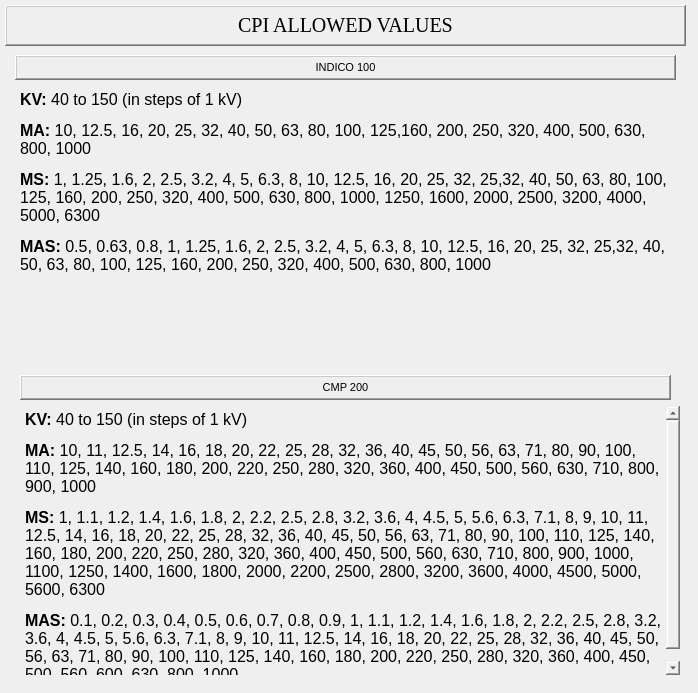
<?xml version="1.0" encoding="UTF-8"?>
<ui version="4.0">
 <class>MainWindow</class>
 <widget class="QMainWindow" name="MainWindow">
  <property name="geometry">
   <rect>
    <x>0</x>
    <y>0</y>
    <width>698</width>
    <height>693</height>
   </rect>
  </property>
  <property name="windowTitle">
   <string>OXFORD 960000 Series X-ray</string>
  </property>
  <widget class="QWidget" name="centralwidget">
   <widget class="caFrame" name="caframe">
    <property name="geometry">
     <rect>
      <x>0</x>
      <y>0</y>
      <width>721</width>
      <height>751</height>
     </rect>
    </property>
    <property name="background">
     <color>
      <red>156</red>
      <green>156</green>
      <blue>156</blue>
     </color>
    </property>
    <property name="backgroundMode">
     <enum>caFrame::Filled</enum>
    </property>
    <widget class="caLabel" name="calabel">
     <property name="geometry">
      <rect>
       <x>5</x>
       <y>5</y>
       <width>681</width>
       <height>41</height>
      </rect>
     </property>
     <property name="font">
      <font>
       <family>Times New Roman</family>
       <pointsize>15</pointsize>
       <weight>50</weight>
       <bold>false</bold>
      </font>
     </property>
     <property name="frameShape">
      <enum>QFrame::WinPanel</enum>
     </property>
     <property name="frameShadow">
      <enum>QFrame::Raised</enum>
     </property>
     <property name="lineWidth">
      <number>1</number>
     </property>
     <property name="midLineWidth">
      <number>1</number>
     </property>
     <property name="text">
      <string>CPI ALLOWED VALUES</string>
     </property>
     <property name="alignment">
      <set>Qt::AlignCenter</set>
     </property>
     <property name="foreground">
      <color>
       <red>0</red>
       <green>0</green>
       <blue>0</blue>
      </color>
     </property>
     <property name="background">
      <color>
       <red>169</red>
       <green>209</green>
       <blue>239</blue>
      </color>
     </property>
    </widget>
    <widget class="caLabel" name="calabel_2">
     <property name="geometry">
      <rect>
       <x>15</x>
       <y>55</y>
       <width>661</width>
       <height>25</height>
      </rect>
     </property>
     <property name="font">
      <font>
       <pointsize>8</pointsize>
       <weight>50</weight>
       <bold>false</bold>
      </font>
     </property>
     <property name="frameShape">
      <enum>QFrame::WinPanel</enum>
     </property>
     <property name="frameShadow">
      <enum>QFrame::Raised</enum>
     </property>
     <property name="lineWidth">
      <number>5</number>
     </property>
     <property name="text">
      <string>INDICO 100</string>
     </property>
     <property name="alignment">
      <set>Qt::AlignCenter</set>
     </property>
     <property name="foreground">
      <color>
       <red>85</red>
       <green>170</green>
       <blue>0</blue>
      </color>
     </property>
     <property name="background">
      <color>
       <red>70</red>
       <green>70</green>
       <blue>70</blue>
      </color>
     </property>
    </widget>
    <widget class="caGraphics" name="cagraphics_2">
     <property name="geometry">
      <rect>
       <x>5</x>
       <y>50</y>
       <width>681</width>
       <height>315</height>
      </rect>
     </property>
     <property name="foreground">
      <color>
       <red>105</red>
       <green>105</green>
       <blue>105</blue>
      </color>
     </property>
     <property name="linestyle" stdset="0">
      <enum>caGraphics::Solid</enum>
     </property>
     <property name="fillstyle" stdset="0">
      <enum>caGraphics::Filled</enum>
     </property>
     <property name="lineSize">
      <number>2</number>
     </property>
     <property name="lineColor">
      <color>
       <red>0</red>
       <green>0</green>
       <blue>0</blue>
      </color>
     </property>
    </widget>
    <widget class="caLabel" name="calabel_3">
     <property name="geometry">
      <rect>
       <x>20</x>
       <y>375</y>
       <width>651</width>
       <height>25</height>
      </rect>
     </property>
     <property name="font">
      <font>
       <pointsize>8</pointsize>
       <weight>50</weight>
       <bold>false</bold>
      </font>
     </property>
     <property name="frameShape">
      <enum>QFrame::WinPanel</enum>
     </property>
     <property name="frameShadow">
      <enum>QFrame::Raised</enum>
     </property>
     <property name="lineWidth">
      <number>5</number>
     </property>
     <property name="text">
      <string>CMP 200</string>
     </property>
     <property name="alignment">
      <set>Qt::AlignCenter</set>
     </property>
     <property name="foreground">
      <color>
       <red>85</red>
       <green>170</green>
       <blue>0</blue>
      </color>
     </property>
     <property name="background">
      <color>
       <red>70</red>
       <green>70</green>
       <blue>70</blue>
      </color>
     </property>
    </widget>
    <widget class="QTextBrowser" name="textBrowser">
     <property name="geometry">
      <rect>
       <x>15</x>
       <y>85</y>
       <width>661</width>
       <height>271</height>
      </rect>
     </property>
     <property name="styleSheet">
      <string notr="true">background-color: rgb(105, 105, 105, 0);</string>
     </property>
     <property name="html">
      <string>&lt;!DOCTYPE HTML PUBLIC &quot;-//W3C//DTD HTML 4.0//EN&quot; &quot;http://www.w3.org/TR/REC-html40/strict.dtd&quot;&gt;
&lt;html&gt;&lt;head&gt;&lt;meta name=&quot;qrichtext&quot; content=&quot;1&quot; /&gt;&lt;style type=&quot;text/css&quot;&gt;
p, li { white-space: pre-wrap; }
&lt;/style&gt;&lt;/head&gt;&lt;body style=&quot; font-family:'MS Shell Dlg 2'; font-size:7.8pt; font-weight:400; font-style:normal;&quot;&gt;
&lt;p style=&quot; margin-top:12px; margin-bottom:12px; margin-left:0px; margin-right:0px; -qt-block-indent:0; text-indent:0px;&quot;&gt;&lt;span style=&quot; font-family:'Arial,sans-serif'; font-size:12pt; font-weight:600; color:#000000;&quot;&gt;KV:&lt;/span&gt;&lt;span style=&quot; font-family:'Arial,sans-serif'; font-size:12pt; color:#000000;&quot;&gt; 40 to 150 (in steps of 1 kV)&lt;/span&gt;&lt;/p&gt;
&lt;p style=&quot; margin-top:12px; margin-bottom:12px; margin-left:0px; margin-right:0px; -qt-block-indent:0; text-indent:0px;&quot;&gt;&lt;span style=&quot; font-family:'Arial,sans-serif'; font-size:12pt; font-weight:600; color:#000000;&quot;&gt;MA: &lt;/span&gt;&lt;span style=&quot; font-family:'Arial,sans-serif'; font-size:12pt; color:#000000;&quot;&gt;10, 12.5, 16, 20, 25, 32, 40, 50, 63, 80, 100, 125,160, 200, 250, 320, 400, 500, 630, 800, 1000&lt;/span&gt;&lt;span style=&quot; font-size:8pt; color:#000000;&quot;&gt; &lt;/span&gt;&lt;/p&gt;
&lt;p style=&quot; margin-top:12px; margin-bottom:12px; margin-left:0px; margin-right:0px; -qt-block-indent:0; text-indent:0px;&quot;&gt;&lt;span style=&quot; font-family:'Arial,sans-serif'; font-size:12pt; font-weight:600; color:#000000;&quot;&gt;MS:&lt;/span&gt;&lt;span style=&quot; font-family:'Arial,sans-serif'; font-size:12pt; color:#000000;&quot;&gt; 1, 1.25, 1.6, 2, 2.5, 3.2, 4, 5, 6.3, 8, 10, 12.5, 16, 20, 25, 32, 25,32, 40, 50, 63, 80, 100, 125, 160, 200, 250, 320, 400, 500, 630, 800, 1000, 1250, 1600, 2000, 2500, 3200, 4000, 5000, 6300 &lt;/span&gt;&lt;span style=&quot; font-size:8pt; color:#000000;&quot;&gt; &lt;/span&gt;&lt;/p&gt;
&lt;p style=&quot; margin-top:12px; margin-bottom:12px; margin-left:0px; margin-right:0px; -qt-block-indent:0; text-indent:0px;&quot;&gt;&lt;span style=&quot; font-family:'Arial,sans-serif'; font-size:12pt; font-weight:600; color:#000000;&quot;&gt;MAS:&lt;/span&gt;&lt;span style=&quot; font-family:'Arial,sans-serif'; font-size:12pt; color:#000000;&quot;&gt; 0.5, 0.63, 0.8, 1, 1.25, 1.6, 2, 2.5, 3.2, 4, 5, 6.3, 8, 10, 12.5, 16, 20, 25, 32, 25,32, 40, 50, 63, 80, 100, 125, 160, 200, 250, 320, 400, 500, 630, 800, 1000&lt;/span&gt;&lt;/p&gt;&lt;/body&gt;&lt;/html&gt;</string>
     </property>
    </widget>
    <widget class="caGraphics" name="cagraphics_3">
     <property name="geometry">
      <rect>
       <x>5</x>
       <y>370</y>
       <width>681</width>
       <height>315</height>
      </rect>
     </property>
     <property name="foreground">
      <color>
       <red>105</red>
       <green>105</green>
       <blue>105</blue>
      </color>
     </property>
     <property name="linestyle" stdset="0">
      <enum>caGraphics::Solid</enum>
     </property>
     <property name="fillstyle" stdset="0">
      <enum>caGraphics::Filled</enum>
     </property>
     <property name="lineSize">
      <number>2</number>
     </property>
     <property name="lineColor">
      <color>
       <red>0</red>
       <green>0</green>
       <blue>0</blue>
      </color>
     </property>
    </widget>
    <widget class="QTextBrowser" name="textBrowser_2">
     <property name="geometry">
      <rect>
       <x>20</x>
       <y>405</y>
       <width>661</width>
       <height>271</height>
      </rect>
     </property>
     <property name="styleSheet">
      <string notr="true">background-color: rgb(105, 105, 105, 0);</string>
     </property>
     <property name="html">
      <string>&lt;!DOCTYPE HTML PUBLIC &quot;-//W3C//DTD HTML 4.0//EN&quot; &quot;http://www.w3.org/TR/REC-html40/strict.dtd&quot;&gt;
&lt;html&gt;&lt;head&gt;&lt;meta name=&quot;qrichtext&quot; content=&quot;1&quot; /&gt;&lt;style type=&quot;text/css&quot;&gt;
p, li { white-space: pre-wrap; }
&lt;/style&gt;&lt;/head&gt;&lt;body style=&quot; font-family:'MS Shell Dlg 2'; font-size:7.8pt; font-weight:400; font-style:normal;&quot;&gt;
&lt;p style=&quot; margin-top:12px; margin-bottom:12px; margin-left:0px; margin-right:0px; -qt-block-indent:0; text-indent:0px;&quot;&gt;&lt;span style=&quot; font-family:'Arial,sans-serif'; font-size:12pt; font-weight:600; color:#000000;&quot;&gt;KV: &lt;/span&gt;&lt;span style=&quot; font-family:'Arial,sans-serif'; font-size:12pt; color:#000000;&quot;&gt;40 to 150 (in steps of 1 kV)&lt;/span&gt;&lt;span style=&quot; font-size:8pt; color:#000000;&quot;&gt; &lt;/span&gt;&lt;span style=&quot; font-family:'Arial,sans-serif'; font-size:12pt; color:#000000;&quot;&gt; &lt;/span&gt;&lt;span style=&quot; font-size:8pt; color:#000000;&quot;&gt; &lt;/span&gt;&lt;/p&gt;
&lt;p style=&quot; margin-top:12px; margin-bottom:12px; margin-left:0px; margin-right:0px; -qt-block-indent:0; text-indent:0px;&quot;&gt;&lt;span style=&quot; font-family:'Arial,sans-serif'; font-size:12pt; font-weight:600; color:#000000;&quot;&gt;MA: &lt;/span&gt;&lt;span style=&quot; font-family:'Arial,sans-serif'; font-size:12pt; color:#000000;&quot;&gt;10, 11, 12.5, 14, 16, 18, 20, 22, 25, 28, 32, 36, 40, 45, 50, 56, 63, 71, 80, 90, 100, 110, 125, 140, 160, 180, 200, 220, 250, 280, 320, 360, 400, 450, 500, 560, 630, 710, 800, 900, 1000&lt;/span&gt;&lt;span style=&quot; font-size:8pt; color:#000000;&quot;&gt; &lt;/span&gt;&lt;/p&gt;
&lt;p style=&quot; margin-top:12px; margin-bottom:12px; margin-left:0px; margin-right:0px; -qt-block-indent:0; text-indent:0px;&quot;&gt;&lt;span style=&quot; font-family:'Arial,sans-serif'; font-size:12pt; font-weight:600; color:#000000;&quot;&gt;MS: &lt;/span&gt;&lt;span style=&quot; font-family:'Arial,sans-serif'; font-size:12pt; color:#000000;&quot;&gt;1, 1.1, 1.2, 1.4, 1.6, 1.8, 2, 2.2, 2.5, 2.8, 3.2, 3.6, 4, 4.5, 5, 5.6, 6.3, 7.1, 8, 9, 10, 11, 12.5, 14, 16, 18, 20, 22, 25, 28, 32, 36, 40, 45, 50, 56, 63, 71, 80, 90, 100, 110, 125, 140, 160, 180, 200, 220, 250, 280, 320, 360, 400, 450, 500, 560, 630, 710, 800, 900, 1000, 1100, 1250, 1400, 1600, 1800, 2000, 2200, 2500, 2800, 3200, 3600, 4000, 4500, 5000, 5600, 6300 &lt;/span&gt;&lt;/p&gt;
&lt;p style=&quot; margin-top:12px; margin-bottom:12px; margin-left:0px; margin-right:0px; -qt-block-indent:0; text-indent:0px;&quot;&gt;&lt;span style=&quot; font-family:'Arial,sans-serif'; font-size:12pt; font-weight:600; color:#000000;&quot;&gt;MAS:&lt;/span&gt;&lt;span style=&quot; font-family:'Arial,sans-serif'; font-size:12pt; color:#000000;&quot;&gt; 0.1, 0.2, 0.3, 0.4, 0.5, 0.6, 0.7, 0.8, 0.9, 1, 1.1, 1.2, 1.4, 1.6, 1.8, 2, 2.2, 2.5, 2.8, 3.2, 3.6, 4, 4.5, 5, 5.6, 6.3, 7.1, 8, 9, 10, 11, 12.5, 14, 16, 18, 20, 22, 25, 28, 32, 36, 40, 45, 50, 56, 63, 71, 80, 90, 100, 110, 125, 140, 160, 180, 200, 220, 250, 280, 320, 360, 400, 450, 500, 560, 600, 630, 800, 1000  &lt;/span&gt;&lt;/p&gt;&lt;/body&gt;&lt;/html&gt;</string>
     </property>
    </widget>
    <zorder>cagraphics_2</zorder>
    <zorder>calabel</zorder>
    <zorder>calabel_2</zorder>
    <zorder>textBrowser</zorder>
    <zorder>cagraphics_3</zorder>
    <zorder>calabel_3</zorder>
    <zorder>textBrowser_2</zorder>
   </widget>
  </widget>
 </widget>
 <customwidgets>
  <customwidget>
   <class>caFrame</class>
   <extends>QFrame</extends>
   <header>caFrame</header>
   <container>1</container>
  </customwidget>
  <customwidget>
   <class>caLabel</class>
   <extends>QLabel</extends>
   <header>caLabel</header>
  </customwidget>
  <customwidget>
   <class>caGraphics</class>
   <extends>QWidget</extends>
   <header>caGraphics</header>
  </customwidget>
 </customwidgets>
 <resources/>
 <connections/>
</ui>
